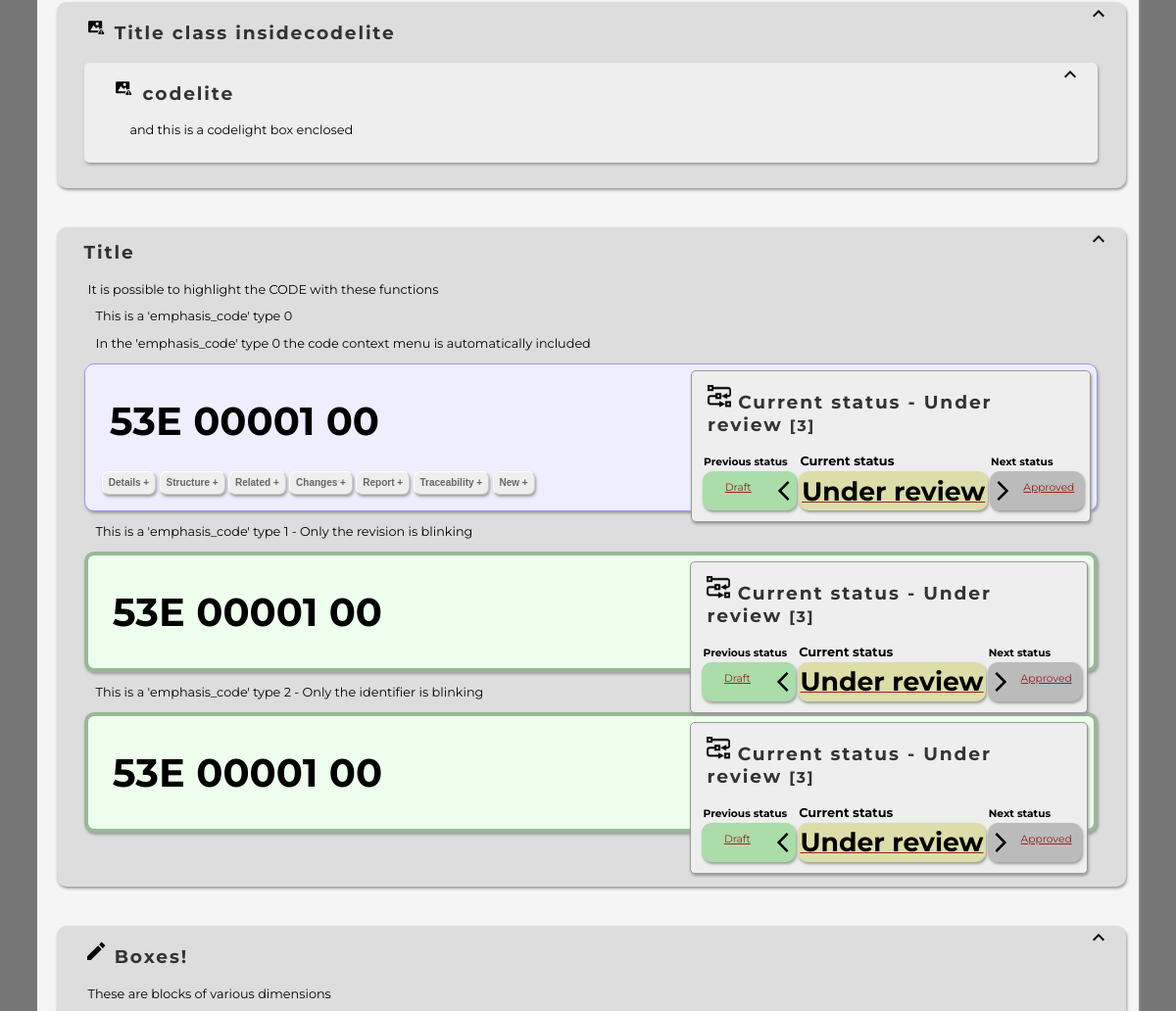
/template_test.php (signed in, middle part), run on an earlier commit of the app's database.
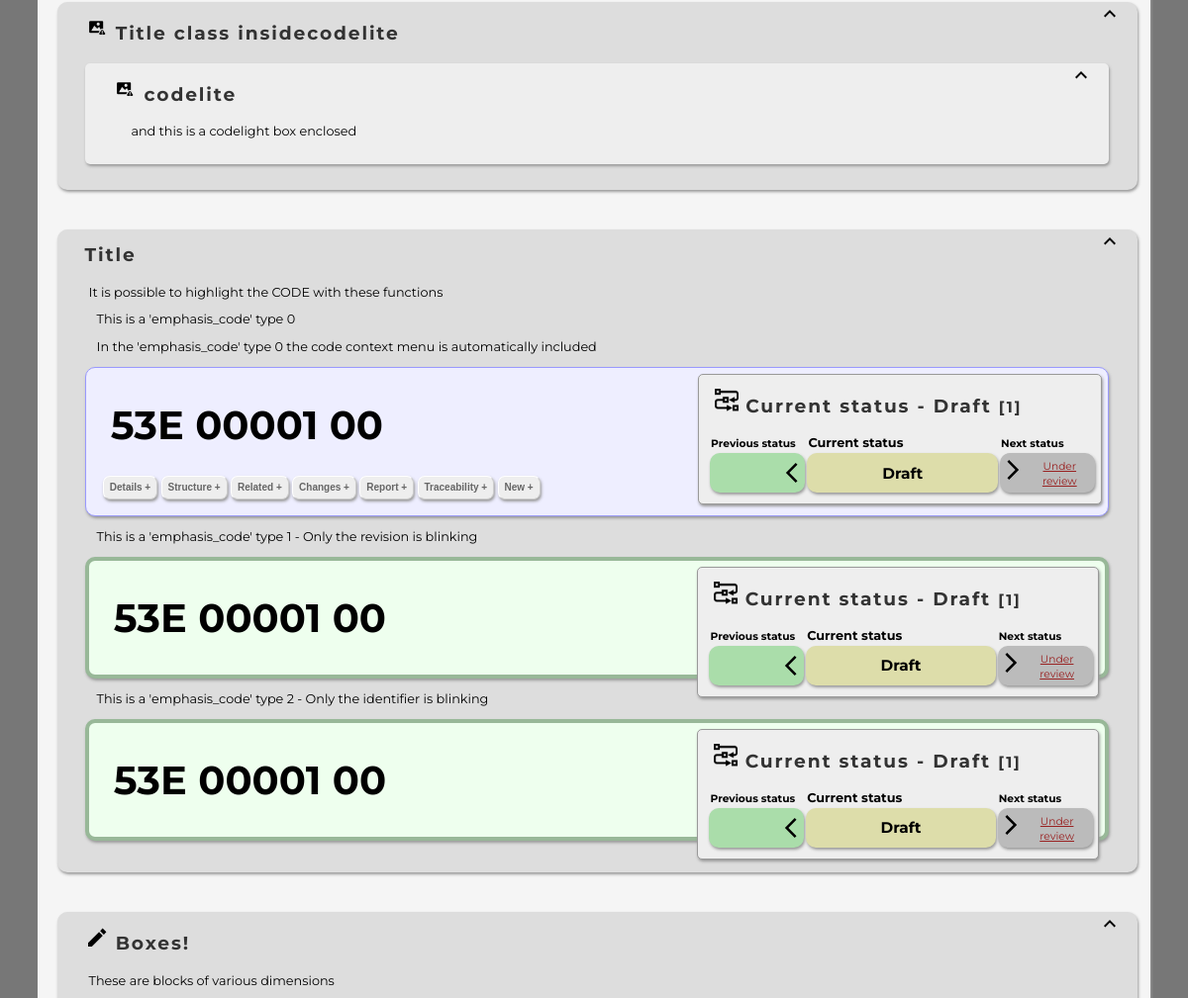
And on a later commit of the database.
### tables this page shows
CREATE TABLE IF NOT EXISTS `elenco_codici` (
  `idCodice` int(11) NOT NULL AUTO_INCREMENT,
  `codice` varchar(10) NOT NULL,
  `T` int(1) NOT NULL,
  `CG` varchar(3) NOT NULL,
  `CS` varchar(3) NOT NULL,
  `abbreviazione` text NOT NULL,
  `descrizione` text NOT NULL,
  `dbCodici` int(11) NOT NULL DEFAULT 0,
  `status` int(3) NOT NULL DEFAULT 1,
  `createTS` timestamp NOT NULL DEFAULT current_timestamp(),
  `modifyTS` timestamp NOT NULL DEFAULT current_timestamp() ON UPDATE current_timestamp(),
  PRIMARY KEY (`idCodice`),
  UNIQUE KEY `codice` (`codice`)
);

### includes.php (called while the page is built, shortened)
<?php
	require_once( NSID_PLM_SRC_TEMPLATE . "statistics.php" );
	require_once( NSID_PLM_SRC_TEMPLATE . "html_template.php" );
	$cstatus_seq = array(
		0 => array( "p"=>0 , "n"=>0 , "t"=>"" ) ,
		1 => array( "p"=>0 , "n"=>3 , "t"=>"Draft" ) ,
		2 => array( "p"=>0 , "n"=>3 , "t"=>"Modified" ) ,
		3 => array( "p"=>1 , "n"=>4 , "t"=>"Under review" ) ,
		4 => array( "p"=>0 , "n"=>5 , "t"=>"Approved" ) ,
		5 => array( "p"=>4 , "n"=>0 , "t"=>"Stable" ) ,
		6 => array( "p"=>0 , "n"=>0 , "t"=>"Released" ) ,
		7 => array( "p"=>0 , "n"=>8 , "t"=>"End of life" ) ,
		8 => array( "p"=>0 , "n"=>0 , "t"=>"Obsolete" )
	);
	require_once( "configuration/nsplm_config.php" );
	$nscfg = new ns();
	date_default_timezone_set( $nscfg->param->timezone );
	if ( isset( $_POST["user_login"] ) ) {
		$gk_Auth = new gkAuthentication( $_POST["user_login"] , $nscfg->param->user->md5_passw , $nscfg->param->user->auth_debug );
	}
	else if ( isset( $_SESSION["user"] ) ) {
		$gk_Auth = new gkAuthentication( $_SESSION["user"] , $nscfg->param->user->md5_passw , $nscfg->param->user->auth_debug );
	}
	check_code_without_attributes();
	require_once( NSID_PLM_SRC_TEMPLATE . "codemenu.php" );
?>

### configuration/nsplm_config.php (called while the page is built, shortened)
<?php
class ns
{
function __construct()
{
$this->param = new ns_param();
}
}
class ns_param
{
function __construct()
{
$this->user = new ns_param_user();
}
}
class ns_param_user
{
function __construct()
{
$this->md5_passw = (int) 0;
$this->auth_debug = (int) 0;
}
}
?>

### src/php/gkphp/Authentication_gk.php (called while the page is built, shortened)
<?php
	class gkAuthentication {
		var $user;
		var $password_md5;
		var $role;
		var $session;
		function __construct ( $n_user , $md5_pass , $user_debug = false ) {
			if ( $user_debug == false )
				$this->debug = GK_AUTH_DEBUG_STATUS;
			else
				$this->debug = $user_debug;
			$this->session = session_id();
			$this->password_md5 = $md5_pass;
			$this->gk_clean_online_table();
			$this->set_current_user_name( $n_user );
			$r = $this->user;
			$cr = query_get_a_field( "SELECT *  FROM `gk_users` WHERE `user_login` LIKE '$r'" , "user_role" );
			$this->level = query_get_a_field( "SELECT *  FROM `gk_role` WHERE `role_name` LIKE '$cr'" , "role_id" );
		}
		function get_level_by_role( $role ) {
			return query_get_a_field( "SELECT *  FROM `gk_role` WHERE `role_name` LIKE '$role'" , "role_id" );
		}
		function check_user_level( $uact , $uwhat ) {
			$r = $this->role;
			$reqlev	= query_get_a_field( "SELECT * FROM `gk_permissions`" , $uact.$uwhat );
			$ulevel	= query_get_a_field( "SELECT *  FROM `gk_role` WHERE `role_name` LIKE '$r'" , "role_id" );
			if ( $ulevel >= $reqlev )
				return true;
			return false;
		}
		function set_current_user_name( $n_user ) {
			$this->user = $n_user;
			if ( $n_user == "guest" ) {
				if ( isset( $_COOKIE["GK_USER"] ) ) {
					if ( ! isset( $_COOKIE["GK_PASS"] ) )
						$_COOKIE["GK_PASS"] = "";
					$this->gk_debug( $_COOKIE["GK_USER"]."<br>" );
					$this->gk_debug( $_COOKIE["GK_PASS"]."<br>" );
					$this->autoconnect = true;
					$this->pasword_md5 = true;
					$this->get_authentication( $_COOKIE["GK_USER"] , $_COOKIE["GK_PASS"] );
				}
				else {
					$this->autoconnect = false;
					$this->gk_update_internal_values( "guest" , "guest" , GK_USER_GUEST , "guest" , false );
					$this->gk_update_values_to_session();
					$query = 'SELECT * FROM `gk_users_online` WHERE `online_session_id` = CONVERT(_utf8 \''.$this->session.'\' USING latin1) COLLATE latin1_swedish_ci';
					$this->gk_debug( $query."<br>" );
					$nrow = query_get_num_rows( $query );
					if ( $nrow ) {
						$this->gk_debug( "Updating last access<br>" );
						$query = "UPDATE `gk_users_online` SET `online_last_access` = ".time()." WHERE `online_session_id` = CONVERT(_utf8 '".$this->session."' USING latin1) COLLATE latin1_swedish_ci";
						$this->gk_debug( $query."<br>" );
						query_sql_run( $query );
						$this->gk_update_internal_values( "guest" , "guest" , GK_USER_GUEST , "guest" , false );
						$this->gk_update_values_to_session();
					}
					else {
						$this->first_pass = true;
						$this->gk_debug( "Insert online guest session<br>" );
						$query = 'INSERT INTO `gk_users_online` (`online_id`, `online_user_name`, `online_clean_name`, `online_user_role`, `online_session_id`, `online_last_access`) VALUES (NULL, \'guest\', \'guest\', \'guest\', \''.$this->session.'\', '.time().' ) ;';
						$this->gk_debug( $query."<br>" );
						query_sql_run( $query );
						$this->gk_update_internal_values( "guest" , "guest" , GK_USER_GUEST , "guest" , false );
						$this->gk_update_values_to_session();
						$this->gk_debug( $this->role."<br>" );
					}
					$_SESSION["auth"] = false;
				}
			}
			else {
				$this->get_authentication( $n_user , $_SESSION["pass"] );
			}
		}
		function gk_clean_online_table() {
			$query = 'SELECT * FROM `gk_users_online` ';
			$result = query_get_result( $query );
			if ( $result ) {
				while ( $row = $result->fetch_array() ) {
					$before = date( "U", $row["online_last_access"] );
					$session = $row["online_session_id"];
					$now	= time();
					$delta	= $now - $before;
					if ( $delta > GK_MAX_DELTA ) {
						$query = "DELETE FROM `gk_users_online` WHERE `gk_users_online`.`online_session_id` = CONVERT(_utf8 '$session' USING latin1) COLLATE latin1_swedish_ci LIMIT 1";
					}
					else {
						$this->gk_debug( "<font COLOR=\"#C7A700\">User ".$row["online_user_name"]." is ok</font><br>" );
					}
				}
			}
		}
		function user_exist( $user ) {
			$query= 'SELECT * FROM `gk_users` where user_login = \''.$user.'\' ';
			$result = query_get_result( $query );
			if ( $result ) {
				$row = $result->fetch_array();
				extract( $row );
				if ( $user_login == $user ) {
					return true;
				}
				return false;
			}
			return false;
		}
		function get_authentication( $user , $passw ) {
			if ( $this->user_exist( $user ) == false ) {
				$this->gk_debug( "<font COLOR=\"#C7A700\">User $user NOT exist</font><br>" );
				$this->gk_update_internal_values( "guest" , "guest" , GK_USER_GUEST , "guest" , false );
				$this->gk_update_values_to_session();
				return GK_USER_GUEST;
			}
			else {
				$query = 'SELECT * FROM `gk_users_online` WHERE `online_session_id` = CONVERT(_utf8 \''.$this->session.'\' USING latin1) COLLATE latin1_swedish_ci';
				$result = query_get_result( $query );
				$query = 'SELECT * FROM `gk_users` where user_login = \''.$user.'\' ';
				$result = query_get_result( $query );
				if ( $result ) {
					$row = $result->fetch_array();
					extract( $row );
					if ( $this->password_md5 == true ) {
						$this->gk_debug( "MD5 false : Check for password<br>" );
						$this->gk_debug( $passw." : ".md5( $passw )."<br>" );
						$this->gk_debug( $user_password."<br>" );
						$tmppassw = md5( $passw );
					}
					else {
						$tmppassw = $passw;
					}
					if ( $user_password == $tmppassw ) {
						$query = 'INSERT INTO `gk_users_online` (`online_id`, `online_user_name`, `online_clean_name`, `online_user_role`, `online_session_id`, `online_last_access`) VALUES (NULL, \''.$user_login.'\', \''.$user_name.'\', \''.$user_role.'\', \''.$this->session.'\', '.time().' ) ;';
						$this->gk_update_internal_values( $user , $user_name , $user_role , $user_password , true );
						return $this->role;
					}
					else {
						$this->gk_debug( "<font COLOR=\"#C7A700\">NOT OK. Authentication failed</font><br>" );
						$this->gk_update_internal_values( "guest" , "guest" , GK_USER_GUEST , "guest" , false );
						$this->gk_update_values_to_session();
						$this->gk_debug( $this->role."<br>" );
						return GK_USER_GUEST;
					}
				}
				else {
					$this->gk_debug( "<font COLOR=\"#C7A700\">NOT OK. Authentication failed</font><br>" );
					$this->gk_update_internal_values( "guest" , "guest" , GK_USER_GUEST , "guest" , false );
					$this->gk_update_values_to_session();
					$this->gk_debug( $this->role."<br>" );
					return GK_USER_GUEST;
				}
				return GK_USER_GUEST;
			}
		return GK_USER_GUEST;
		}
		function gk_update_internal_values( $nuser , $cuser , $nrole , $pass , $md5pass ) {
			$this->user = $nuser;
			$this->clean_user = $cuser;
			$this->role = $nrole;
			$this->password_md5 = $md5pass;
			$this->level = $this->get_level_by_role( $nrole );
			$this->session = session_id();
		}
	}
?>

### src/php/gkphp/Mysqli_gk.php (called while the page is built, shortened)
<?php
	function query_get_result( $query  , $echo = 0 ) {
		global $mysqli;
		$result = $mysqli->query ( $query ) or
			die( "query_single_line() : Problem with query<br/>&nbsp;&nbsp;&nbsp;&nbsp;Query true: $query<br/>&nbsp;&nbsp;&nbsp;&nbsp;MySql :" . $mysqli->error ."<br/>" );
		if ( $result->num_rows != 0 )
			return $result;
		else
			return NULL;
	}
	function query_get_a_field( $query , $fname  , $echo = 0 ) {
		$result = query_get_result( $query );
		if ( $row = $result->fetch_array() )
			return $row[ $fname ];
		else
			return 0;
	}
?>

### src/php/template/html_template.php (called while the page is built, shortened)
<?php
	function title_h2( $title , $icon = "" , $style = "" ) {
		if ( $icon == "" )
			$text = $title;
		else
			$text = img_generator( $icon , "generic tag" , "" , "" , "autoclose" , 0 , 24 , 24 ) . $title;
		$ret = tag_enclosed( "h2" , $text , "vertical-align: middle;  $style" );
		return $ret;
	}
?>

### src/php/template/statistics.php (called while the page is built, shortened)
<?php
	function check_code_without_attributes() {
		global $gk_Auth;
		$sql = "SELECT * FROM `elenco_codici`";
		if ( $result = query_get_result( $sql ) ) {
			for( $r = 0 ; ( $r < $result->num_rows ) ; $r++ ) {
				$array = $result->fetch_array();
				$code = $array["codice"];
				if ( ! check_attributes_presence( $code ) ) {
					$sql = "SELECT *  FROM `code_action` WHERE `code` LIKE '$code' AND `action` LIKE 'attribute'";
					$exist = query_get_num_rows( $sql );
					if ( ! $exist ) {
						$rl = $gk_Auth->get_user_level_by_action( "Create" , "Attribute" );
						$sql = "INSERT INTO `code_action` (`id`, `code`, `action`, `level_req`, `priority`, `ignore_it`, `createTS`) VALUES (NULL, '$code', 'attribute', '$rl', false, false, current_timestamp())";
						query_sql_run( $sql );
					}
				}
			}
		}
	}
 ?>

### src/php/template/codemenu.php (the view, shortened to what the changed rows need)
<?php
	global $gk_Auth;
	function emphasis_code( $code , $bl = 0 , $nl = 0 ) {
		global $cstatus_seq;
		global $gk_Auth;
		if ( ! $bl )
			$code_split = substr($code, 0, 3) . "  " . substr($code, 3, 5) . "  " . substr($code, 8, 2);
		else if ( $bl == 1)
			$code_split = substr($code, 0, 3) . "  " . substr($code, 3, 5) . "  " . "<span class=\"blink_text\">" . substr($code, 8, 2) . "</span>";
		else if ( $bl == 2)
			$code_split = substr($code, 0, 3) . "  " . "<span class=\"blink_text\">" . substr($code, 3, 5) . "</span>" . "  " . substr($code, 8, 2);
		else if ( $bl == 3)
			$code_split = "<span class=\"blink_text\">" . substr($code, 0, 3) . "  " . substr($code, 3, 5) . "  " . substr($code, 8, 2) . "</span>";
		if ( ! $bl )
			echo generic_tag_open( "blockquote" , "code" );
		else
			echo generic_tag_open( "blockquote" , "code_update" );
		$uname = $gk_Auth->get_current_user_name();
		if ( $uname != "guest" ) {
			$cstate = query_get_a_field( "SELECT *  FROM `elenco_codici` WHERE `codice` LIKE '$code'" , "status" );
			$cstatestr = $cstatus_seq[ $cstate ]["t"];
			$pstate = $cstatus_seq[ $cstate ]["p"];
			$pststr = $cstatus_seq[ $pstate ]["t"];
			$nstate = $cstatus_seq[ $cstate ]["n"];;
		?>
				<div style="width: 40%; background-color: #eee; float: right; border:1px solid #999; box-shadow: 1px 2px 3px #999; 	border-radius: 5px;">
					<?php echo title_h2( "Current status -  $cstatestr <small>[$cstate]</small>" , "procedure.png" , "padding-left: 16px; padding-right: 16px;" ); ?>
					<br/>
					<table style="margin:9px; " width="97%">
						<tr  >
							<th width="25%"><small>Previous status</small></th>
							<th width="50%">Current status</th>
							<th width="25%"><small>Next status</small></th>
						</tr>
						<tr align="center" valign="center" height="40px" >
							<td style="background-color: #ada; box-shadow: 1px 2px 3px #999; border-radius: 10px 10px 10px 10px;">
							<?php if ( $gk_Auth->check_user_level( "Approve" , "Code" ) ) { ?>
								<a href="code.php?code=<?php echo $code; ?>&nl=<?php echo $pstate; ?>" >
								<img src="src/img/prev.svg" alt="ok" border=0 height=24 style="float: right;"/>
								<small><?php echo $pststr; ?></small>
								</a>
							<?php }
										else {
											echo $cstatus_seq[ $pstate ]["t"];
										}
							?>
							</td>
							<td style="background-color: #dda; box-shadow: 1px 2px 3px #999; border-radius: 10px 10px 10px 10px;">
								<b>
								<?php
										if ( ( $cstate == 3 ) && ( $gk_Auth->check_user_level( "Approve" , "Code" ) ) )
											echo link_generator( "check.php?code=$code" , "<span style=\"	font-size: 20pt;\" class=\"blink_text\">".$cstatus_seq[ $cstate ]["t"]."</span>\n" );
										else
											echo "<big>".$cstatus_seq[ $cstate ]["t"]."</big>\n";
									?>
								</b>
							</td>
							<td style="background-color: #bbb; box-shadow: 1px 2px 3px #999; border-radius: 10px 10px 10px 10px;">
							<?php if ( $gk_Auth->check_user_level( "Approve" , "Code" ) ) { ?>
								<?php if ( $nstate ) { ?>
								<?php 	if ( $nstate < 5 ) { ?>
								<a href="code.php?code=<?php echo $code; ?>&nl=<?php echo $nstate; ?>" >
									<?php }
										}
										?>
								<img src="src/img/next.svg" alt="ok" border=0 height=24 style="float: left;"/><small>
								<?php echo $cstatus_seq[ $nstate ]["t"];
											if ( $nstate != 5 ) { ?>
								</small>
								</a>
									<?php } ?>
							<?php }
							?>
							</td>
						</tr>
					</table>
				</div>
	<?php
		}
		echo tag_enclosed( "h1" , $code_split );
		echo generic_tag_close( "blockquote" );
	}
?>

What changed in the data, as far as the page shows it:
changed elenco_codici "Draft Draft Draft": status "Current status - Under review [3] Current status - Under review [3] Current status - Under review [3]" → "Current status - Draft [1] Current status - Draft [1] Current status - Draft [1]"; status "Approved Approved Approved" → "Under review Under review Under review"; status "Under review Under review Under review" → (not shown)
